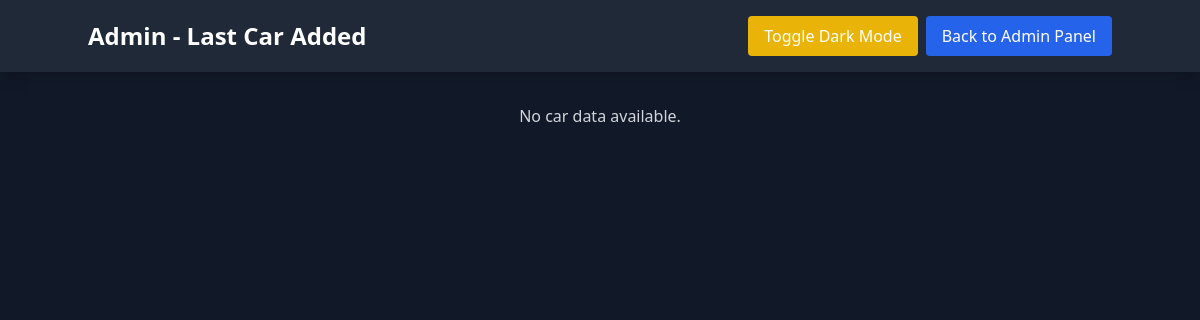
/progress, run on an earlier commit of the app's database.
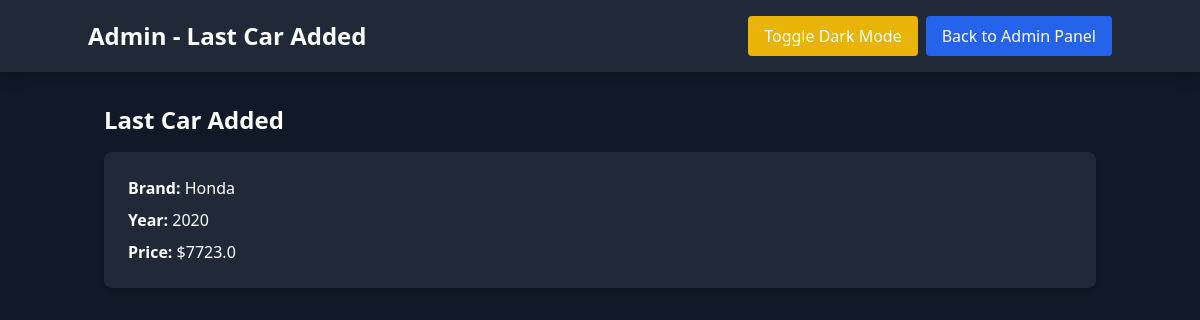
And on a later commit of the database.
### models.py (models this page shows)
class Cars(db.Model):
    id = db.Column(db.Integer, primary_key=True)
    car_brand = db.Column(db.String(20), nullable=False)
    mileage = db.Column(db.Integer, nullable=False)
    man_year = db.Column(db.Integer, nullable=False)
    predicted_price = db.Column(db.Float, nullable=True)  # NEW: predicted price column

### Mech/main/routes.py (the view)
@main.route('/progress')
def progress():
    last_car = Cars.query.order_by(Cars.id.desc()).first()
    return render_template('progress.html', car=last_car)

### Mech/main/templates/progress.html (shortened to what this page needs)
<!DOCTYPE html>
<html lang="en" class="dark">
<head>
    <script src="https://cdn.tailwindcss.com"></script>
</head>
<body class="bg-gray-100 dark:bg-gray-900 dark:text-white font-sans">
    <nav class="bg-gray-800 p-4 shadow-lg mb-4">
        <div class="container mx-auto flex justify-between items-center">
            <span class="text-white text-2xl font-bold">Admin - Last Car Added</span>
            <div class="flex gap-2">
                <button id="toggleDarkMode" class="bg-yellow-500 hover:bg-yellow-600 text-white px-4 py-2 rounded">
                    Toggle Dark Mode
                </button>
                <a href="{{ url_for('main.view_users') }}" class="bg-blue-600 text-white px-4 py-2 rounded hover:bg-blue-700">
                    Back to Admin Panel
                </a>
            </div>
        </div>
    </nav>
    <div class="container mx-auto p-4">
        {% if car %}
            <h2 class="text-2xl font-semibold mb-4">Last Car Added</h2>
            <div class="bg-white dark:bg-gray-800 rounded-lg shadow-md p-6 space-y-2">
                <p><span class="font-semibold">Brand:</span> {{ car.car_brand }}</p>
                <p><span class="font-semibold">Year:</span> {{ car.man_year }}</p>
                <p><span class="font-semibold">Price:</span> ${{ car.predicted_price }}</p>
            </div>
        {% else %}
            <div class="text-center text-gray-600 dark:text-gray-300">
                <p>No car data available.</p>
            </div>
        {% endif %}
    </div>
</body>
</html>

What changed in the data, as far as the page shows it:
added Cars: car_brand "Honda", man_year "2020", predicted_price "7723.0"
Also different on the page:
text no longer shown: "No car data available."
text now shown: "Last Car Added Brand: Year: Price: $"
